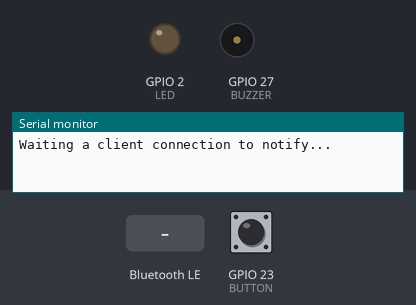
This sketch was run on a simulated ESP32. On the bench: output pins drawn as LEDs (lit = HIGH), buzzer (waves = sounding, pin HIGH), the last lines printed to the serial monitor. Dashed ring = blinking. The test bench sets the inputs (shaded band); at power-on: GPIO 23 (BUTTON) LOW. Nothing arrives over Bluetooth unless stated; a phone connects over Bluetooth LE 3 s after start.

Above: at 1.2 s.
1.3 s: GPIO 23 (BUTTON) pulled HIGH for 3.2 s
At 3.25 s:
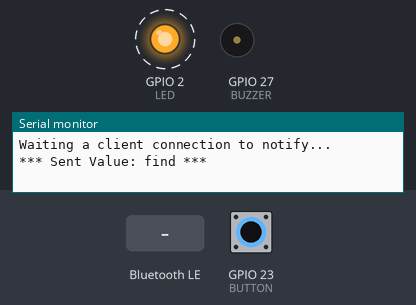
6.0 s: Bluetooth LE write "L1" received
7.5 s: Bluetooth LE write "B1" received
9.0 s: Bluetooth LE write "1" received
Timing chart, 0 to 11.5 s (numbered marks = the images above; inputs shaded):
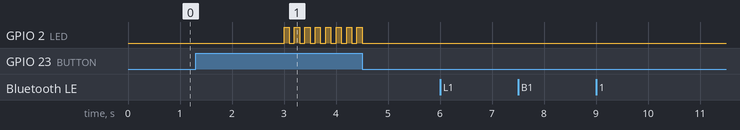

Measured:
- after the input at 1.3 s, GPIO 2 (LED): alternates HIGH for 0.10 s and LOW for 0.10 s, 16 changes in all, then stays LOW, starting after 1.7 s

The sketch:

BLE_server.ino
```cpp
#include <BLEDevice.h>
#include <BLEServer.h>
#include <BLEUtils.h>
#include <BLE2902.h>

BLECharacteristic *characteristicTX; // através desse objeto iremos enviar dados para o client

bool deviceConnected = false; // controle de dispositivo conectado

const int LED = 2;     // LED interno do ESP32 (esse pino pode variar de placa para placa) // Could be different depending on the dev board. I used the DOIT ESP32 dev board.
const int BUZZER = 27; // pino d BUZZER
const int BUTTON = 23;

// See the following for generating UUIDs:
// https://www.uuidgenerator.net/

#define SERVICE_UUID "ab0828b1-198e-4351-b779-901fa0e0371e" // UART service UUID
#define CHARACTERISTIC_UUID_RX "4ac8a682-9736-4e5d-932b-e9b31405049c"
#define CHARACTERISTIC_UUID_TX "0972EF8C-7613-4075-AD52-756F33D4DA91"

// callback para receber os eventos de conexão de dispositivos
class ServerCallbacks : public BLEServerCallbacks
{
  void onConnect(BLEServer *pServer)
  {
    digitalWrite(BUZZER, LOW);
    digitalWrite(LED, LOW);
    deviceConnected = true;
  };

  void onDisconnect(BLEServer *pServer)
  {
    digitalWrite(BUZZER, HIGH);
    digitalWrite(LED, HIGH);
    delay(5000);
    // digitalWrite(LED, LOW);
    digitalWrite(BUZZER, LOW);
    deviceConnected = false;

    pServer->startAdvertising();
  }
};

// callback  para envendos das características
class CharacteristicCallbacks : public BLECharacteristicCallbacks
{
  void onWrite(BLECharacteristic *characteristic)
  {
    // retorna ponteiro para o registrador contendo o valor atual da caracteristica
    std::string rxValue = characteristic->getValue();
    // verifica se existe dados (tamanho maior que zero)
    if (rxValue.length() > 0)
    {
      Serial.println("*********");
      Serial.print("Received Value: ");

      for (int i = 0; i < rxValue.length(); i++)
      {
        Serial.print(rxValue[i]);
      }

      Serial.println();

      // Do stuff based on the command received
      if (rxValue.find("F1") != -1)
      {
        Serial.println("Finding mode!");
        digitalWrite(LED, HIGH);
        digitalWrite(BUZZER, HIGH);
        delay(5000);
        digitalWrite(LED, LOW);
        digitalWrite(BUZZER, LOW);
      }
      else if (rxValue.find("F0") != -1)
      {
        digitalWrite(LED, LOW);
        digitalWrite(BUZZER, LOW);
      }
      // else if (rxValue.find("L1") != -1)
      // {
      //   Serial.print("Turning LED ON!");
      //   digitalWrite(LED, HIGH);
      // }
      // else if (rxValue.find("L0") != -1)
      // {
      //   Serial.print("Turning LED OFF!");
      //   digitalWrite(LED, LOW);
      // }
      // else if (rxValue.find("B1") != -1)
      // {
      //   Serial.print("Turning Buzzer ON!");
      //   digitalWrite(BUZZER, HIGH);
      // }
      // else if (rxValue.find("B0") != -1)
      // {
      //   Serial.print("Turning Buzzer OFF!");
      //   digitalWrite(BUZZER, LOW);
      // }

      Serial.println();
      Serial.println("*********");
    }
  }
};

void setup()
{
  Serial.begin(115200);

  pinMode(LED, OUTPUT);
  pinMode(BUZZER, OUTPUT);
  pinMode(BUTTON, INPUT);

  // Create the BLE Device
  BLEDevice::init("ESP32-BLE"); // nome do dispositivo bluetooth
  // Create the BLE Server
  BLEServer *server = BLEDevice::createServer(); // cria um BLE server
  server->setCallbacks(new ServerCallbacks());   // seta o callback do server
  // Create the BLE Service
  BLEService *service = server->createService(SERVICE_UUID);
  // Create a BLE Characteristic para envio de dados
  characteristicTX = service->createCharacteristic(
      CHARACTERISTIC_UUID_TX,
      BLECharacteristic::PROPERTY_NOTIFY);

  characteristicTX->addDescriptor(new BLE2902());

  // Create a BLE Characteristic para recebimento de dados
  BLECharacteristic *characteristic = service->createCharacteristic(
      CHARACTERISTIC_UUID_RX,
      BLECharacteristic::PROPERTY_WRITE);

  characteristic->setCallbacks(new CharacteristicCallbacks());
  // Start the service
  service->start();
  // Start advertising (descoberta do ESP32)
  server->getAdvertising()->start();

  Serial.println("Waiting a client connection to notify...");
}

void loop()
{
  // se existe algum dispositivo conectado
  if (deviceConnected)
  {
    char txString[256] = "connected";
    characteristicTX->setValue(txString); // seta o valor que a caracteristica notificará (enviar)
    characteristicTX->notify();

    int value = digitalRead(BUTTON);
    // Serial.print(value);

    if (value)
    {
      digitalWrite(LED, HIGH);
      delay(100);
      digitalWrite(LED, LOW);
      char txString[8] = "find";
      characteristicTX->setValue(txString); // seta o valor que a caracteristica notificará (enviar)
      characteristicTX->notify();           // Envia o valor para o smartphone
      Serial.print("*** Sent Value: ");
      Serial.print(txString);
      Serial.println(" ***");
    }
  }
  delay(100);
}
```
